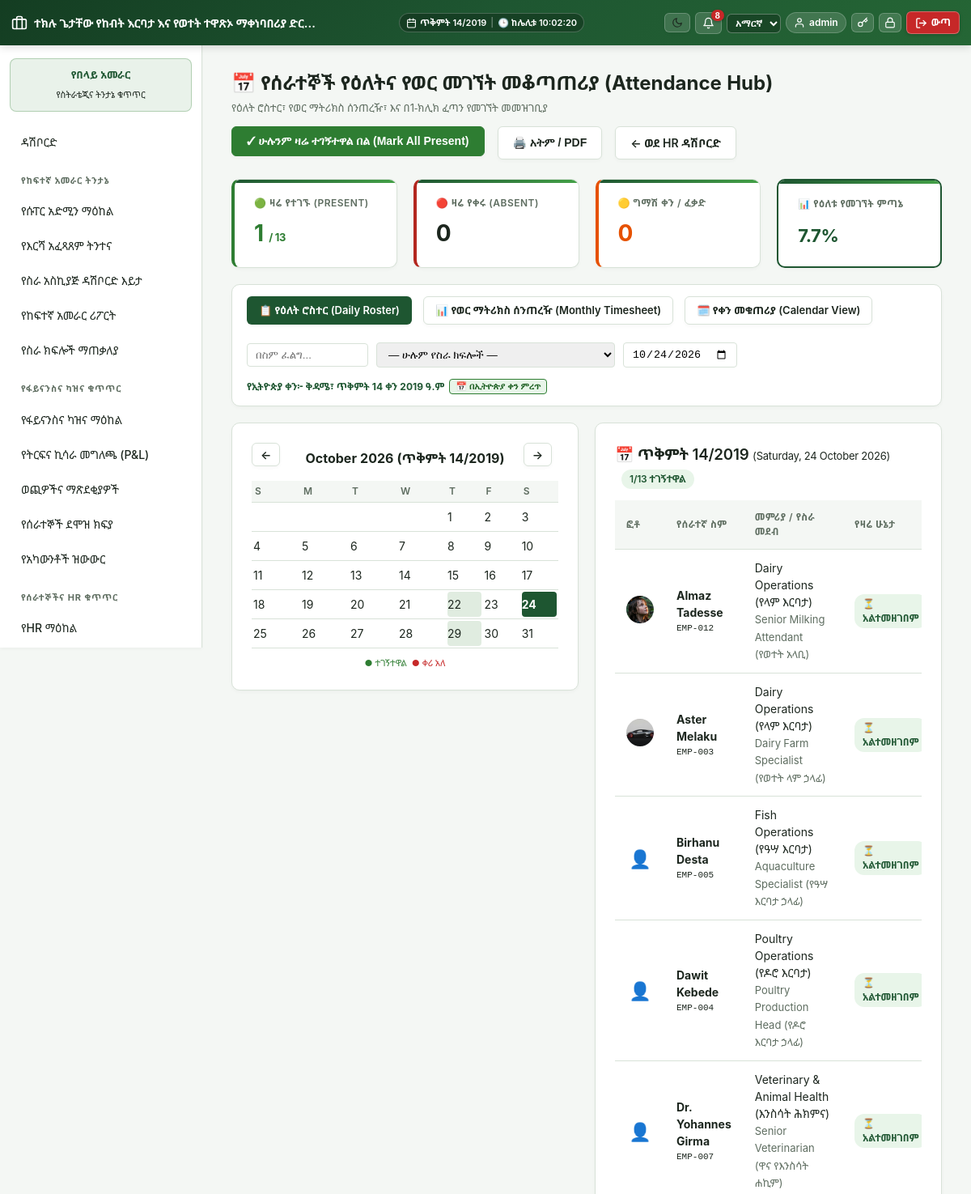
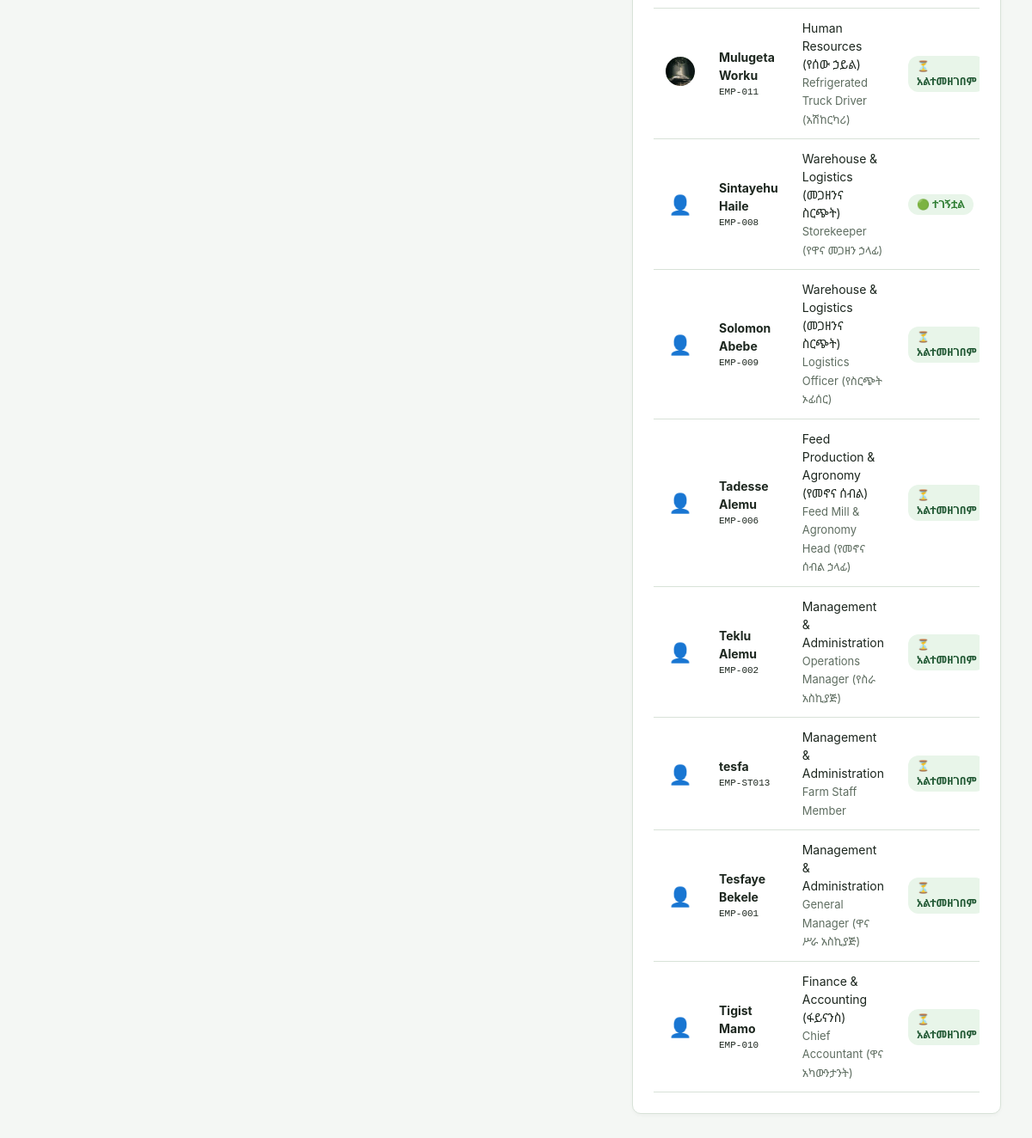
Page /modules/employees/attendance.php (signed in) on the committed database (2 pictures, top to bottom).
### tables this page shows
CREATE TABLE `employees` (
  `id` int(11) NOT NULL,
  `user_id` int(11) DEFAULT NULL,
  `department_id` int(11) DEFAULT NULL,
  `employee_number` varchar(30) NOT NULL,
  `national_id` varchar(50) DEFAULT NULL,
  `blood_group` varchar(10) DEFAULT 'O+',
  `full_name` varchar(150) NOT NULL,
  `amharic_name` varchar(150) DEFAULT NULL,
  `job_title` varchar(100) DEFAULT NULL,
  `employment_type` enum('permanent','contract','daily','temporary') NOT NULL DEFAULT 'permanent',
  `phone` varchar(30) DEFAULT NULL,
  `emergency_contact` varchar(150) DEFAULT NULL,
  `emergency_contact_phone` varchar(50) DEFAULT NULL,
  `photo_path` varchar(255) DEFAULT NULL,
  `phone_alt` varchar(20) DEFAULT NULL,
  `hire_date` date DEFAULT NULL,
  `base_salary` decimal(12,2) DEFAULT NULL,
  `is_driver` tinyint(1) NOT NULL DEFAULT 0,
  `status` enum('active','on_leave','terminated') NOT NULL DEFAULT 'active'
);

CREATE TABLE `departments` (
  `id` int(11) NOT NULL,
  `name` varchar(100) NOT NULL,
  `code` varchar(20) NOT NULL,
  `business_unit` varchar(50) DEFAULT NULL,
  `created_at` datetime DEFAULT current_timestamp()
);

### modules/employees/attendance.php (the view, shortened to what the rows shown need)
<?php
require_once __DIR__ . '/../../includes/functions.php';
require_once __DIR__ . '/../../includes/auth.php';
$viewMode = $_GET['view'] ?? 'roster';
require_once __DIR__ . '/../../includes/header.php';
$sql = "SELECT e.id, e.employee_number, e.full_name, e.amharic_name, e.job_title, e.photo_path,
               d.name AS dept_name,
               COALESCE(a.status, (
                   SELECT 'on_leave' FROM leave_requests lr
                   WHERE lr.employee_id = e.id AND lr.status = 'approved' AND ? BETWEEN lr.start_date AND lr.end_date LIMIT 1
               )) AS marked_status,
               a.check_in_at
        FROM employees e
        LEFT JOIN departments d ON d.id = e.department_id
        LEFT JOIN attendance a ON a.employee_id = e.id AND a.attendance_date = ?
        WHERE e.status != 'terminated'";
$params = [$date, $date];
$sql .= " ORDER BY e.full_name ASC";
$stmt = db()->prepare($sql);
$stmt->execute($params);
$employees = $stmt->fetchAll();
?>
<div style="display:flex;justify-content:space-between;align-items:center;margin-bottom:16px;flex-wrap:wrap;gap:12px">
    <div>
        <h2 class="mt-0" style="margin-bottom:4px">
            📅 <?= current_locale() === 'am' ? 'የሰራተኞች የዕለትና የወር መገኘት መቆጣጠሪያ (Attendance Hub)' : 'Staff Attendance & Timesheet Hub' ?>
        </h2>
    </div>
</div>
<?php if ($viewMode === 'roster'): ?>
<div style="display:grid;grid-template-columns:repeat(auto-fit, minmax(300px, 1fr));gap:20px;align-items:start">
    <div class="card no-print">
        <table style="width:100%;text-align:center;font-size:12px">
            <tr><?php foreach (['S','M','T','W','T','F','S'] as $wd): ?><th style="padding:4px"><?= $wd ?></th><?php endforeach; ?></tr>
        </table>
    </div>
    <div class="card">
        <?php if (empty($employees)): ?>
            <p class="text-muted"><?= current_locale() === 'am' ? 'ምንም ሰራተኛ አልተገኘም።' : 'No staff found.' ?></p>
        <?php else: ?>
        <div style="overflow-x:auto">
        <table>
            <thead>
                <tr>
                    <th><?= current_locale() === 'am' ? 'ፎቶ' : 'Photo' ?></th>
                    <th><?= current_locale() === 'am' ? 'የሰራተኛ ስም' : 'Staff Member' ?></th>
                    <th><?= current_locale() === 'am' ? 'መምሪያ / የስራ መደብ' : 'Department & Role' ?></th>
                    <th><?= current_locale() === 'am' ? 'የዛሬ ሁኔታ' : 'Status' ?></th>
                </tr>
            </thead>
            <tbody>
                <?php foreach ($employees as $emp):
                    $st = $emp['marked_status'];
                    $stBadge = match($st) {
                        'present'  => 'badge milking',
                        'absent'   => 'badge sold',
                        'half_day' => 'badge dry',
                        'on_leave' => 'badge active',
                        default    => 'badge'
                    };
                    $stLabel = match($st) {
                        'present'  => (current_locale()==='am'?'🟢 ተገኝቷል':'🟢 Present'),
                        'absent'   => (current_locale()==='am'?'🔴 ቀሪ':'🔴 Absent'),
                        'half_day' => (current_locale()==='am'?'🟡 ግማሽ ቀን':'🟡 Half Day'),
                        'on_leave' => (current_locale()==='am'?'🏖️ ፈቃድ':'🏖️ On Leave'),
                        default    => (current_locale()==='am'?'⏳ አልተመዘገበም':'⏳ Unmarked')
                    };
                ?>
                <tr>
                    <td style="width:40px;text-align:center">
                        <?php if (employee_photo_exists($emp['photo_path'] ?? null)): ?>
                            <img src="<?= h($emp['photo_path']) ?>" style="width:34px;height:34px;border-radius:50%;object-fit:cover">
                        <?php else: ?>
                            <span style="font-size:22px">👤</span>
                        <?php endif; ?>
                    </td>
                    <td>
                        <strong><?= h($emp['full_name']) ?></strong>
                        <div style="font-size:11px;color:var(--text-muted)"><code><?= h($emp['employee_number']) ?></code></div>
                    </td>
                    <td>
                        <div><?= h($emp['dept_name'] ?: 'Operations') ?></div>
                        <small class="text-muted"><?= h($emp['job_title'] ?: 'Staff') ?></small>
                    </td>
                    <td>
                        <span class="<?= $stBadge ?>"><?= $stLabel ?></span>
                    </td>
                </tr>
                <?php endforeach; ?>
            </tbody>
        </table>
        </div>
        <?php endif; ?>
    </div>
</div>
<?php endif; ?>
<?php require_once __DIR__ . '/../../includes/footer.php'; ?>

### rows in the picture
employees: photo_path (picture), full_name "Almaz Tadesse", employee_number "EMP-012", department.name "Dairy Operations (የላም እርባታ)", job_title "Senior Milking Attendant (የወተት አላቢ)", stLabel "⏳ አልተመዘገበም"
employees: photo_path (picture), full_name "Aster Melaku", employee_number "EMP-003", department.name "Dairy Operations (የላም እርባታ)", job_title "Dairy Farm Specialist (የወተት ላም ኃላፊ)", stLabel "⏳ አልተመዘገበም"
employees: full_name "Birhanu Desta", employee_number "EMP-005", department.name "Fish Operations (የዓሣ እርባታ)", job_title "Aquaculture Specialist (የዓሣ እርባታ ኃላፊ)", stLabel "⏳ አልተመዘገበም"
employees: full_name "Dawit Kebede", employee_number "EMP-004", department.name "Poultry Operations (የዶሮ እርባታ)", job_title "Poultry Production Head (የዶሮ እርባታ ኃላፊ)", stLabel "⏳ አልተመዘገበም"
employees: full_name "Dr. Yohannes Girma", employee_number "EMP-007", department.name "Veterinary & Animal Health (እንስሳት ሕክምና)", job_title "Senior Veterinarian (ዋና የእንስሳት ሐኪም)", stLabel "⏳ አልተመዘገበም"
employees: photo_path (picture), full_name "Mulugeta Worku", employee_number "EMP-011", department.name "Human Resources (የሰው ኃይል)", job_title "Refrigerated Truck Driver (አሽከርካሪ)", stLabel "⏳ አልተመዘገበም"
employees: full_name "Sintayehu Haile", employee_number "EMP-008", department.name "Warehouse & Logistics (መጋዘንና ስርጭት)", job_title "Storekeeper (የዋና መጋዘን ኃላፊ)", stLabel "🟢 ተገኝቷል"
employees: full_name "Solomon Abebe", employee_number "EMP-009", department.name "Warehouse & Logistics (መጋዘንና ስርጭት)", job_title "Logistics Officer (የስርጭት ኦፊሰር)", stLabel "⏳ አልተመዘገበም"
employees: full_name "Tadesse Alemu", employee_number "EMP-006", department.name "Feed Production & Agronomy (የመኖና ሰብል)", job_title "Feed Mill & Agronomy Head (የመኖና ሰብል ኃላፊ)", stLabel "⏳ አልተመዘገበም"
employees: full_name "Teklu Alemu", employee_number "EMP-002", department.name "Management & Administration", job_title "Operations Manager (የስራ አስኪያጅ)", stLabel "⏳ አልተመዘገበም"
employees: full_name "tesfa", employee_number "EMP-ST013", department.name "Management & Administration", job_title "Farm Staff Member", stLabel "⏳ አልተመዘገበም"
employees: full_name "Tesfaye Bekele", employee_number "EMP-001", department.name "Management & Administration", job_title "General Manager (ዋና ሥራ አስኪያጅ)", stLabel "⏳ አልተመዘገበም"
employees: full_name "Tigist Mamo", employee_number "EMP-010", department.name "Finance & Accounting (ፋይናንስ)", job_title "Chief Accountant (ዋና አካውንታንት)", stLabel "⏳ አልተመዘገበም"

### other values in the picture
$unread "8"
$user['name'] "admin"
t('nav.dashboard') "ዳሽቦርድ"
$sec['title'] "የከፍተኛ አመራር ትንታኔ"
$item['label'] "የሱፐር አድሚን ማዕከል"
$item['label'] "የእርሻ አፈጻጸም ትንተና"
$item['label'] "የስራ አስኪያጅ ዳሽቦርድ እይታ"
$item['label'] "የከፍተኛ አመራር ሪፖርት"
$item['label'] "የስራ ክፍሎች ማጠቃለያ"
$sec['title'] "የፋይናንስና ካዝና ቁጥጥር"
$item['label'] "የፋይናንስና ካዝና ማዕከል"
$item['label'] "የትርፍና ኪሳራ መግለጫ (P&L)"
$item['label'] "ወጪዎችና ማጽደቂያዎች"
$item['label'] "የሰራተኞች ደሞዝ ክፍያ"
$item['label'] "የአካውንቶች ዝውውር"
